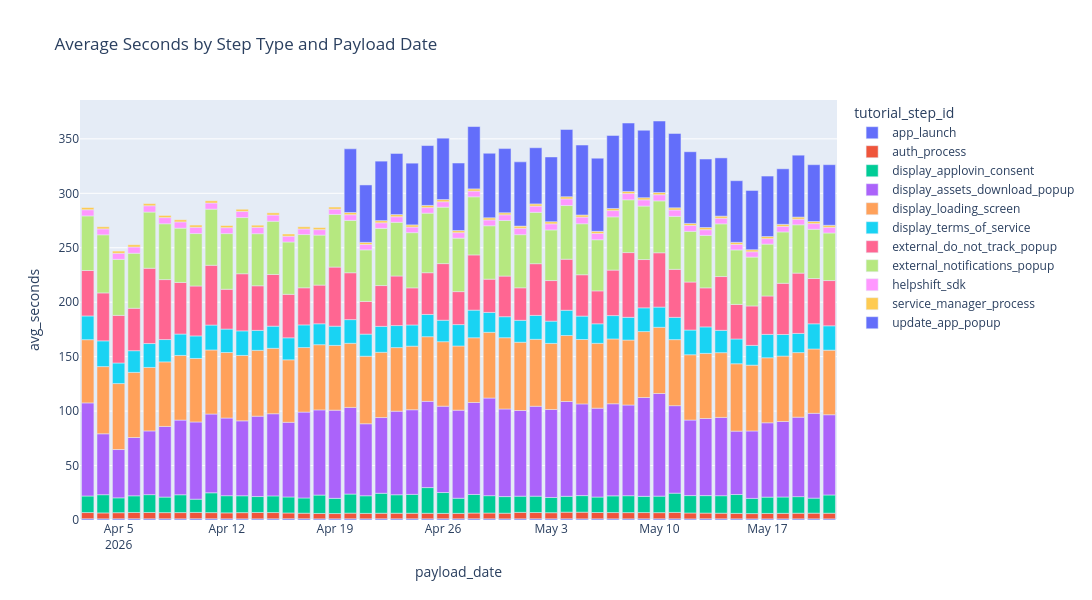

The code cell stored with this chart in its notebook:
### Code cell
fig = px.bar(data_bootstrap_agg, 
              x='payload_date', 
              y='avg_seconds',
              color='tutorial_step_id',
              title='Average Seconds by Step Type and Payload Date',
              width=1200,
              height=600,
              hover_data={'unique_users': True, 'avg_seconds': True, 'payload_date': True, 'tutorial_step_id': True},
)
fig.show()

### Figure 1 — Plotly figure (JSON) as saved in the notebook; plotly's stock layout.template omitted (floating-point values rounded to 4 significant figures)
{"data": [{"customdata": [[93216, "app_launch"], [91764, "app_launch"], [93537, "app_launch"], [95193, "app_launch"], [94373, "app_launch"], [93535, "app_launch"], [93323, "app_launch"], [92665, "app_launch"], [91484, "app_launch"], [93859, "app_launch"], [93242, "app_launch"], [93322, "app_launch"], [92463, "app_launch"], [91152, "app_launch"], [89789, "app_launch"], [88689, "app_launch"], [91038, "app_launch"], [90711, "app_launch"], [90792, "app_launch"], [89903, "app_launch"], [89005, "app_launch"], [87746, "app_launch"], [86453, "app_launch"], [88210, "app_launch"], [88274, "app_launch"], [88047, "app_launch"], [87353, "app_launch"], [86306, "app_launch"], [85000, "app_launch"], [84439, "app_launch"], [87015, "app_launch"], [86809, "app_launch"], [86662, "app_launch"], [86249, "app_launch"], [85986, "app_launch"], [84643, "app_launch"], [83298, "app_launch"], [84921, "app_launch"], [85932, "app_launch"], [85897, "app_launch"], [85537, "app_launch"], [84837, "app_launch"], [83439, "app_launch"], [82169, "app_launch"], [83467, "app_launch"], [83535, "app_launch"], [83147, "app_launch"], [82665, "app_launch"], [81881, "app_launch"]], "hovertemplate": "tutorial_step_id=%{customdata[1]}<br>payload_date=%{x}<br>avg_seconds=%{y}<br>unique_users=%{customdata[0]}<extra></extra>", "legendgroup": "app_launch", "marker": {"color": "#636efa", "pattern": {"shape": ""}}, "name": "app_launch", "orientation": "v", "showlegend": true, "textposition": "auto", "type": "bar", "x": ["2026-04-03", "2026-04-04", "2026-04-05", "2026-04-06", "2026-04-07", "2026-04-08", "2026-04-09", "2026-04-10", "2026-04-11", "2026-04-12", "2026-04-13", "2026-04-14", "2026-04-15", "2026-04-16", "2026-04-17", "2026-04-18", "2026-04-19", "2026-04-20", "2026-04-21", "2026-04-22", "2026-04-23", "2026-04-24", "2026-04-25", "2026-04-26", "2026-04-27", "2026-04-28", "2026-04-29", "2026-04-30", "2026-05-01", "2026-05-02", "2026-05-03", "2026-05-04", "2026-05-05", "2026-05-06", "2026-05-07", "2026-05-08", "2026-05-09", "2026-05-10", "2026-05-11", "2026-05-12", "2026-05-13", "2026-05-14", "2026-05-15", "2026-05-16", "2026-05-17", "2026-05-18", "2026-05-19", "2026-05-20", "2026-05-21"], "xaxis": "x", "y": [1.152, 1.07, 1.133, 1.17, 1.126, 1.124, 1.101, 1.178, 1.156, 1.091, 1.079, 1.068, 1.115, 1.168, 1.135, 1.062, 1.094, 1.136, 1.072, 1.125, 1.101, 1.115, 1.09, 1.128, 1.099, 1.141, 1.098, 1.046, 1.109, 1.135, 1.11, 1.126, 1.051, 1.083, 1.062, 1.068, 1.133, 1.118, 1.114, 1.026, 1.143, 1.097, 1.065, 1.027, 1.041, 1.049, 1.067, 1.064, 1.058], "yaxis": "y"}, {"customdata": [[92597, "auth_process"], [91153, "auth_process"], [92816, "auth_process"], [94503, "auth_process"], [93687, "auth_process"], [92881, "auth_process"], [92671, "auth_process"], [92034, "auth_process"], [90880, "auth_process"], [93243, "auth_process"], [92649, "auth_process"], [92702, "auth_process"], [91859, "auth_process"], [90588, "auth_process"], [89203, "auth_process"], [88106, "auth_process"], [90461, "auth_process"], [90157, "auth_process"], [90224, "auth_process"], [89336, "auth_process"], [88507, "auth_process"], [87173, "auth_process"], [85927, "auth_process"], [87628, "auth_process"], [87726, "auth_process"], [87473, "auth_process"], [86831, "auth_process"], [85796, "auth_process"], [84416, "auth_process"], [83867, "auth_process"], [86463, "auth_process"], [86240, "auth_process"], [86120, "auth_process"], [85749, "auth_process"], [85490, "auth_process"], [84175, "auth_process"], [82819, "auth_process"], [84456, "auth_process"], [85486, "auth_process"], [85478, "auth_process"], [85116, "auth_process"], [84464, "auth_process"], [83069, "auth_process"], [81793, "auth_process"], [83123, "auth_process"], [83237, "auth_process"], [82907, "auth_process"], [82479, "auth_process"], [81809, "auth_process"]], "hovertemplate": "tutorial_step_id=%{customdata[1]}<br>payload_date=%{x}<br>avg_seconds=%{y}<br>unique_users=%{customdata[0]}<extra></extra>", "legendgroup": "auth_process", "marker": {"color": "#EF553B", "pattern": {"shape": ""}}, "name": "auth_process", "orientation": "v", "showlegend": true, "textposition": "auto", "type": "bar", "x": ["2026-04-03", "2026-04-04", "2026-04-05", "2026-04-06", "2026-04-07", "2026-04-08", "2026-04-09", "2026-04-10", "2026-04-11", "2026-04-12", "2026-04-13", "2026-04-14", "2026-04-15", "2026-04-16", "2026-04-17", "2026-04-18", "2026-04-19", "2026-04-20", "2026-04-21", "2026-04-22", "2026-04-23", "2026-04-24", "2026-04-25", "2026-04-26", "2026-04-27", "2026-04-28", "2026-04-29", "2026-04-30", "2026-05-01", "2026-05-02", "2026-05-03", "2026-05-04", "2026-05-05", "2026-05-06", "2026-05-07", "2026-05-08", "2026-05-09", "2026-05-10", "2026-05-11", "2026-05-12", "2026-05-13", "2026-05-14", "2026-05-15", "2026-05-16", "2026-05-17", "2026-05-18", "2026-05-19", "2026-05-20", "2026-05-21"], "xaxis": "x", "y": [5.677, 5.44, 5.59, 5.738, 5.777, 5.664, 5.709, 5.786, 5.618, 5.477, 5.686, 5.858, 5.714, 5.292, 5.117, 4.956, 4.836, 5.162, 4.999, 5.084, 5.129, 5.113, 5.097, 4.955, 4.99, 5.264, 5.312, 5.199, 5.9, 5.72, 5.6, 6.066, 6.13, 5.793, 5.776, 5.725, 5.701, 5.638, 5.855, 5.417, 5.212, 5.148, 5.005, 4.867, 4.995, 5.074, 5.171, 5.208, 5.177], "yaxis": "y"}, {"customdata": [[1894, "display_applovin_consent"], [1751, "display_applovin_consent"], [1948, "display_applovin_consent"], [1717, "display_applovin_consent"], [1575, "display_applovin_consent"], [1503, "display_applovin_consent"], [1499, "display_applovin_consent"], [1536, "display_applovin_consent"], [1425, "display_applovin_consent"], [1643, "display_applovin_consent"], [1594, "display_applovin_consent"], [1624, "display_applovin_consent"], [1397, "display_applovin_consent"], [1401, "display_applovin_consent"], [1377, "display_applovin_consent"], [1409, "display_applovin_consent"], [1567, "display_applovin_consent"], [1500, "display_applovin_consent"], [1419, "display_applovin_consent"], [1349, "display_applovin_consent"], [1414, "display_applovin_consent"], [1509, "display_applovin_consent"], [1583, "display_applovin_consent"], [1587, "display_applovin_consent"], [1399, "display_applovin_consent"], [1335, "display_applovin_consent"], [1266, "display_applovin_consent"], [1367, "display_applovin_consent"], [1486, "display_applovin_consent"], [1549, "display_applovin_consent"], [1763, "display_applovin_consent"], [1487, "display_applovin_consent"], [1585, "display_applovin_consent"], [1596, "display_applovin_consent"], [1572, "display_applovin_consent"], [1438, "display_applovin_consent"], [1406, "display_applovin_consent"], [1542, "display_applovin_consent"], [1477, "display_applovin_consent"], [1463, "display_applovin_consent"], [1338, "display_applovin_consent"], [1394, "display_applovin_consent"], [1222, "display_applovin_consent"], [1262, "display_applovin_consent"], [1338, "display_applovin_consent"], [1254, "display_applovin_consent"], [1303, "display_applovin_consent"], [1180, "display_applovin_consent"], [1187, "display_applovin_consent"]], "hovertemplate": "tutorial_step_id=%{customdata[1]}<br>payload_date=%{x}<br>avg_seconds=%{y}<br>unique_users=%{customdata[0]}<extra></extra>", "legendgroup": "display_applovin_consent", "marker": {"color": "#00cc96", "pattern": {"shape": ""}}, "name": "display_applovin_consent", "orientation": "v", "showlegend": true, "textposition": "auto", "type": "bar", "x": ["2026-04-03", "2026-04-04", "2026-04-05", "2026-04-06", "2026-04-07", "2026-04-08", "2026-04-09", "2026-04-10", "2026-04-11", "2026-04-12", "2026-04-13", "2026-04-14", "2026-04-15", "2026-04-16", "2026-04-17", "2026-04-18", "2026-04-19", "2026-04-20", "2026-04-21", "2026-04-22", "2026-04-23", "2026-04-24", "2026-04-25", "2026-04-26", "2026-04-27", "2026-04-28", "2026-04-29", "2026-04-30", "2026-05-01", "2026-05-02", "2026-05-03", "2026-05-04", "2026-05-05", "2026-05-06", "2026-05-07", "2026-05-08", "2026-05-09", "2026-05-10", "2026-05-11", "2026-05-12", "2026-05-13", "2026-05-14", "2026-05-15", "2026-05-16", "2026-05-17", "2026-05-18", "2026-05-19", "2026-05-20", "2026-05-21"], "xaxis": "x", "y": [15.2, 16.72, 13.63, 15.31, 16.39, 14.27, 16.38, 12.15, 18.22, 15.75, 15.5, 14.6, 15.31, 14.7, 13.99, 16.87, 13.97, 17.53, 16.2, 18.33, 16.95, 17.3, 23.59, 19.15, 13.91, 17.04, 15.94, 15.26, 14.87, 15.04, 13.96, 14.58, 15.21, 14.21, 15.33, 15.52, 14.89, 15.17, 17.68, 15.98, 16.03, 16.07, 17.32, 13.95, 14.99, 15.0, 15.22, 13.81, 16.76], "yaxis": "y"}, {"customdata": [[5468, "display_assets_download_popup"], [78083, "display_assets_download_popup"], [21846, "display_assets_download_popup"], [10982, "display_assets_download_popup"], [7146, "display_assets_download_popup"], [5422, "display_assets_download_popup"], [4765, "display_assets_download_popup"], [4304, "display_assets_download_popup"], [4290, "display_assets_download_popup"], [10915, "display_assets_download_popup"], [8287, "display_assets_download_popup"], [8817, "display_assets_download_popup"], [11411, "display_assets_download_popup"], [7929, "display_assets_download_popup"], [18783, "display_assets_download_popup"], [12598, "display_assets_download_popup"], [9047, "display_assets_download_popup"], [7932, "display_assets_download_popup"], [43359, "display_assets_download_popup"], [14041, "display_assets_download_popup"], [6664, "display_assets_download_popup"], [5290, "display_assets_download_popup"], [4934, "display_assets_download_popup"], [4743, "display_assets_download_popup"], [6997, "display_assets_download_popup"], [9746, "display_assets_download_popup"], [12424, "display_assets_download_popup"], [51278, "display_assets_download_popup"], [21257, "display_assets_download_popup"], [9550, "display_assets_download_popup"], [7634, "display_assets_download_popup"], [5887, "display_assets_download_popup"], [4814, "display_assets_download_popup"], [4215, "display_assets_download_popup"], [3885, "display_assets_download_popup"], [3703, "display_assets_download_popup"], [3562, "display_assets_download_popup"], [3712, "display_assets_download_popup"], [6064, "display_assets_download_popup"], [10125, "display_assets_download_popup"], [11827, "display_assets_download_popup"], [15807, "display_assets_download_popup"], [45605, "display_assets_download_popup"], [15214, "display_assets_download_popup"], [8124, "display_assets_download_popup"], [5916, "display_assets_download_popup"], [4762, "display_assets_download_popup"], [4116, "display_assets_download_popup"], [3597, "display_assets_download_popup"]], "hovertemplate": "tutorial_step_id=%{customdata[1]}<br>payload_date=%{x}<br>avg_seconds=%{y}<br>unique_users=%{customdata[0]}<extra></extra>", "legendgroup": "display_assets_download_popup", "marker": {"color": "#ab63fa", "pattern": {"shape": ""}}, "name": "display_assets_download_popup", "orientation": "v", "showlegend": true, "textposition": "auto", "type": "bar", "x": ["2026-04-03", "2026-04-04", "2026-04-05", "2026-04-06", "2026-04-07", "2026-04-08", "2026-04-09", "2026-04-10", "2026-04-11", "2026-04-12", "2026-04-13", "2026-04-14", "2026-04-15", "2026-04-16", "2026-04-17", "2026-04-18", "2026-04-19", "2026-04-20", "2026-04-21", "2026-04-22", "2026-04-23", "2026-04-24", "2026-04-25", "2026-04-26", "2026-04-27", "2026-04-28", "2026-04-29", "2026-04-30", "2026-05-01", "2026-05-02", "2026-05-03", "2026-05-04", "2026-05-05", "2026-05-06", "2026-05-07", "2026-05-08", "2026-05-09", "2026-05-10", "2026-05-11", "2026-05-12", "2026-05-13", "2026-05-14", "2026-05-15", "2026-05-16", "2026-05-17", "2026-05-18", "2026-05-19", "2026-05-20", "2026-05-21"], "xaxis": "x", "y": [85.51, 55.93, 44.35, 53.53, 58.51, 64.85, 68.54, 70.91, 72.32, 71.32, 68.78, 73.82, 75.45, 68.54, 78.84, 78.22, 80.97, 79.55, 66.11, 69.54, 76.75, 77.72, 79.16, 79.3, 80.87, 84.46, 89.65, 80.44, 78.67, 82.56, 80.83, 87.04, 84.23, 81.6, 84.57, 83.28, 90.77, 94.23, 80.34, 69.35, 70.81, 71.89, 58.21, 61.92, 68.24, 69.36, 72.98, 77.87, 73.69], "yaxis": "y"}, {"customdata": [[91111, "display_loading_screen"], [89607, "display_loading_screen"], [90421, "display_loading_screen"], [92010, "display_loading_screen"], [91404, "display_loading_screen"], [91111, "display_loading_screen"], [90897, "display_loading_screen"], [90244, "display_loading_screen"], [89156, "display_loading_screen"], [91442, "display_loading_screen"], [90838, "display_loading_screen"], [90822, "display_loading_screen"], [90105, "display_loading_screen"], [88846, "display_loading_screen"], [87322, "display_loading_screen"], [86296, "display_loading_screen"], [88605, "display_loading_screen"], [88358, "display_loading_screen"], [87325, "display_loading_screen"], [86701, "display_loading_screen"], [86160, "display_loading_screen"], [85097, "display_loading_screen"], [83784, "display_loading_screen"], [85528, "display_loading_screen"], [85828, "display_loading_screen"], [85416, "display_loading_screen"], [84760, "display_loading_screen"], [82711, "display_loading_screen"], [81147, "display_loading_screen"], [81196, "display_loading_screen"], [84164, "display_loading_screen"], [84197, "display_loading_screen"], [84127, "display_loading_screen"], [83857, "display_loading_screen"], [83696, "display_loading_screen"], [82508, "display_loading_screen"], [81186, "display_loading_screen"], [82793, "display_loading_screen"], [83756, "display_loading_screen"], [83818, "display_loading_screen"], [83406, "display_loading_screen"], [82689, "display_loading_screen"], [80461, "display_loading_screen"], [79409, "display_loading_screen"], [81253, "display_loading_screen"], [81459, "display_loading_screen"], [81132, "display_loading_screen"], [80817, "display_loading_screen"], [80234, "display_loading_screen"]], "hovertemplate": "tutorial_step_id=%{customdata[1]}<br>payload_date=%{x}<br>avg_seconds=%{y}<br>unique_users=%{customdata[0]}<extra></extra>", "legendgroup": "display_loading_screen", "marker": {"color": "#FFA15A", "pattern": {"shape": ""}}, "name": "display_loading_screen", "orientation": "v", "showlegend": true, "textposition": "auto", "type": "bar", "x": ["2026-04-03", "2026-04-04", "2026-04-05", "2026-04-06", "2026-04-07", "2026-04-08", "2026-04-09", "2026-04-10", "2026-04-11", "2026-04-12", "2026-04-13", "2026-04-14", "2026-04-15", "2026-04-16", "2026-04-17", "2026-04-18", "2026-04-19", "2026-04-20", "2026-04-21", "2026-04-22", "2026-04-23", "2026-04-24", "2026-04-25", "2026-04-26", "2026-04-27", "2026-04-28", "2026-04-29", "2026-04-30", "2026-05-01", "2026-05-02", "2026-05-03", "2026-05-04", "2026-05-05", "2026-05-06", "2026-05-07", "2026-05-08", "2026-05-09", "2026-05-10", "2026-05-11", "2026-05-12", "2026-05-13", "2026-05-14", "2026-05-15", "2026-05-16", "2026-05-17", "2026-05-18", "2026-05-19", "2026-05-20", "2026-05-21"], "xaxis": "x", "y": [58.04, 61.72, 60.58, 59.79, 58.31, 59.29, 59.37, 58.34, 58.83, 60.17, 60.07, 60.45, 60.08, 57.4, 59.27, 59.87, 59.47, 58.88, 62.0, 59.91, 58.4, 58.37, 59.39, 59.2, 58.93, 59.44, 60.35, 65.45, 62.69, 61.45, 60.67, 60.6, 59.13, 59.54, 59.5, 59.64, 60.54, 60.8, 60.64, 59.98, 59.8, 59.45, 61.89, 60.42, 59.7, 60.04, 59.29, 59.1, 59.31], "yaxis": "y"}, {"customdata": [[906, "display_terms_of_service"], [818, "display_terms_of_service"], [924, "display_terms_of_service"], [829, "display_terms_of_service"], [695, "display_terms_of_service"], [666, "display_terms_of_service"], [665, "display_terms_of_service"], [662, "display_terms_of_service"], [632, "display_terms_of_service"], [734, "display_terms_of_service"], [705, "display_terms_of_service"], [687, "display_terms_of_service"], [622, "display_terms_of_service"], [586, "display_terms_of_service"], [599, "display_terms_of_service"], [597, "display_terms_of_service"], [683, "display_terms_of_service"], [636, "display_terms_of_service"], [664, "display_terms_of_service"], [596, "display_terms_of_service"], [598, "display_terms_of_service"], [605, "display_terms_of_service"], [586, "display_terms_of_service"], [659, "display_terms_of_service"], [649, "display_terms_of_service"], [600, "display_terms_of_service"], [563, "display_terms_of_service"], [634, "display_terms_of_service"], [711, "display_terms_of_service"], [715, "display_terms_of_service"], [838, "display_terms_of_service"], [742, "display_terms_of_service"], [733, "display_terms_of_service"], [723, "display_terms_of_service"], [709, "display_terms_of_service"], [706, "display_terms_of_service"], [651, "display_terms_of_service"], [747, "display_terms_of_service"], [703, "display_terms_of_service"], [662, "display_terms_of_service"], [620, "display_terms_of_service"], [659, "display_terms_of_service"], [600, "display_terms_of_service"], [620, "display_terms_of_service"], [685, "display_terms_of_service"], [580, "display_terms_of_service"], [571, "display_terms_of_service"], [567, "display_terms_of_service"], [574, "display_terms_of_service"]], "hovertemplate": "tutorial_step_id=%{customdata[1]}<br>payload_date=%{x}<br>avg_seconds=%{y}<br>unique_users=%{customdata[0]}<extra></extra>", "legendgroup": "display_terms_of_service", "marker": {"color": "#19d3f3", "pattern": {"shape": ""}}, "name": "display_terms_of_service", "orientation": "v", "showlegend": true, "textposition": "auto", "type": "bar", "x": ["2026-04-03", "2026-04-04", "2026-04-05", "2026-04-06", "2026-04-07", "2026-04-08", "2026-04-09", "2026-04-10", "2026-04-11", "2026-04-12", "2026-04-13", "2026-04-14", "2026-04-15", "2026-04-16", "2026-04-17", "2026-04-18", "2026-04-19", "2026-04-20", "2026-04-21", "2026-04-22", "2026-04-23", "2026-04-24", "2026-04-25", "2026-04-26", "2026-04-27", "2026-04-28", "2026-04-29", "2026-04-30", "2026-05-01", "2026-05-02", "2026-05-03", "2026-05-04", "2026-05-05", "2026-05-06", "2026-05-07", "2026-05-08", "2026-05-09", "2026-05-10", "2026-05-11", "2026-05-12", "2026-05-13", "2026-05-14", "2026-05-15", "2026-05-16", "2026-05-17", "2026-05-18", "2026-05-19", "2026-05-20", "2026-05-21"], "xaxis": "x", "y": [21.81, 23.63, 18.89, 19.91, 21.92, 20.51, 19.66, 20.67, 22.89, 21.52, 22.54, 18.33, 20.33, 20.21, 20.81, 19.2, 17.64, 21.75, 20.31, 23.81, 20.21, 19.47, 20.43, 19.71, 19.65, 25.37, 18.29, 19.3, 20.15, 21.97, 20.45, 23.2, 21.5, 17.95, 21.46, 20.87, 21.8, 18.55, 20.46, 22.69, 24.33, 20.51, 22.74, 18.14, 21.48, 19.83, 17.6, 23.13, 22.35], "yaxis": "y"}, {"customdata": [[70, "external_do_not_track_popup"], [65, "external_do_not_track_popup"], [72, "external_do_not_track_popup"], [64, "external_do_not_track_popup"], [56, "external_do_not_track_popup"], [62, "external_do_not_track_popup"], [71, "external_do_not_track_popup"], [53, "external_do_not_track_popup"], [70, "external_do_not_track_popup"], [62, "external_do_not_track_popup"], [69, "external_do_not_track_popup"], [58, "external_do_not_track_popup"], [48, "external_do_not_track_popup"], [53, "external_do_not_track_popup"], [56, "external_do_not_track_popup"], [62, "external_do_not_track_popup"], [62, "external_do_not_track_popup"], [64, "external_do_not_track_popup"], [62, "external_do_not_track_popup"], [51, "external_do_not_track_popup"], [42, "external_do_not_track_popup"], [52, "external_do_not_track_popup"], [68, "external_do_not_track_popup"], [72, "external_do_not_track_popup"], [64, "external_do_not_track_popup"], [51, "external_do_not_track_popup"], [60, "external_do_not_track_popup"], [61, "external_do_not_track_popup"], [65, "external_do_not_track_popup"], [84, "external_do_not_track_popup"], [82, "external_do_not_track_popup"], [53, "external_do_not_track_popup"], [70, "external_do_not_track_popup"], [75, "external_do_not_track_popup"], [55, "external_do_not_track_popup"], [58, "external_do_not_track_popup"], [74, "external_do_not_track_popup"], [80, "external_do_not_track_popup"], [67, "external_do_not_track_popup"], [62, "external_do_not_track_popup"], [61, "external_do_not_track_popup"], [70, "external_do_not_track_popup"], [52, "external_do_not_track_popup"], [45, "external_do_not_track_popup"], [74, "external_do_not_track_popup"], [41, "external_do_not_track_popup"], [52, "external_do_not_track_popup"], [60, "external_do_not_track_popup"], [61, "external_do_not_track_popup"]], "hovertemplate": "tutorial_step_id=%{customdata[1]}<br>payload_date=%{x}<br>avg_seconds=%{y}<br>unique_users=%{customdata[0]}<extra></extra>", "legendgroup": "external_do_not_track_popup", "marker": {"color": "#FF6692", "pattern": {"shape": ""}}, "name": "external_do_not_track_popup", "orientation": "v", "showlegend": true, "textposition": "auto", "type": "bar", "x": ["2026-04-03", "2026-04-04", "2026-04-05", "2026-04-06", "2026-04-07", "2026-04-08", "2026-04-09", "2026-04-10", "2026-04-11", "2026-04-12", "2026-04-13", "2026-04-14", "2026-04-15", "2026-04-16", "2026-04-17", "2026-04-18", "2026-04-19", "2026-04-20", "2026-04-21", "2026-04-22", "2026-04-23", "2026-04-24", "2026-04-25", "2026-04-26", "2026-04-27", "2026-04-28", "2026-04-29", "2026-04-30", "2026-05-01", "2026-05-02", "2026-05-03", "2026-05-04", "2026-05-05", "2026-05-06", "2026-05-07", "2026-05-08", "2026-05-09", "2026-05-10", "2026-05-11", "2026-05-12", "2026-05-13", "2026-05-14", "2026-05-15", "2026-05-16", "2026-05-17", "2026-05-18", "2026-05-19", "2026-05-20", "2026-05-21"], "xaxis": "x", "y": [41.73, 44.02, 43.7, 38.97, 69.14, 55.07, 47.37, 45.85, 54.87, 36.57, 52.47, 40.96, 47.47, 39.92, 34.08, 35.53, 54.29, 43.04, 30.0, 37.47, 45.53, 34.07, 38.33, 51.98, 30.28, 50.69, 30.52, 37.3, 29.83, 47.48, 37.27, 46.87, 37.96, 30.21, 41.78, 59.45, 44.35, 49.88, 44.09, 44.08, 35.84, 49.41, 31.71, 36.24, 35.27, 47.02, 55.38, 41.57, 41.55], "yaxis": "y"}, {"customdata": [[3434, "external_notifications_popup"], [3134, "external_notifications_popup"], [3241, "external_notifications_popup"], [2868, "external_notifications_popup"], [2554, "external_notifications_popup"], [2484, "external_notifications_popup"], [2372, "external_notifications_popup"], [2310, "external_notifications_popup"], [2387, "external_notifications_popup"], [2623, "external_notifications_popup"], [2343, "external_notifications_popup"], [2309, "external_notifications_popup"], [2051, "external_notifications_popup"], [2002, "external_notifications_popup"], [1972, "external_notifications_popup"], [2070, "external_notifications_popup"], [2309, "external_notifications_popup"], [2074, "external_notifications_popup"], [1933, "external_notifications_popup"], [1856, "external_notifications_popup"], [1850, "external_notifications_popup"], [1964, "external_notifications_popup"], [2109, "external_notifications_popup"], [2109, "external_notifications_popup"], [1902, "external_notifications_popup"], [1789, "external_notifications_popup"], [1697, "external_notifications_popup"], [1719, "external_notifications_popup"], [1837, "external_notifications_popup"], [1957, "external_notifications_popup"], [2266, "external_notifications_popup"], [1842, "external_notifications_popup"], [1944, "external_notifications_popup"], [1869, "external_notifications_popup"], [1881, "external_notifications_popup"], [1782, "external_notifications_popup"], [1780, "external_notifications_popup"], [1912, "external_notifications_popup"], [1764, "external_notifications_popup"], [1747, "external_notifications_popup"], [1646, "external_notifications_popup"], [1690, "external_notifications_popup"], [1477, "external_notifications_popup"], [1632, "external_notifications_popup"], [1671, "external_notifications_popup"], [1529, "external_notifications_popup"], [1588, "external_notifications_popup"], [1463, "external_notifications_popup"], [1406, "external_notifications_popup"]], "hovertemplate": "tutorial_step_id=%{customdata[1]}<br>payload_date=%{x}<br>avg_seconds=%{y}<br>unique_users=%{customdata[0]}<extra></extra>", "legendgroup": "external_notifications_popup", "marker": {"color": "#B6E880", "pattern": {"shape": ""}}, "name": "external_notifications_popup", "orientation": "v", "showlegend": true, "textposition": "auto", "type": "bar", "x": ["2026-04-03", "2026-04-04", "2026-04-05", "2026-04-06", "2026-04-07", "2026-04-08", "2026-04-09", "2026-04-10", "2026-04-11", "2026-04-12", "2026-04-13", "2026-04-14", "2026-04-15", "2026-04-16", "2026-04-17", "2026-04-18", "2026-04-19", "2026-04-20", "2026-04-21", "2026-04-22", "2026-04-23", "2026-04-24", "2026-04-25", "2026-04-26", "2026-04-27", "2026-04-28", "2026-04-29", "2026-04-30", "2026-05-01", "2026-05-02", "2026-05-03", "2026-05-04", "2026-05-05", "2026-05-06", "2026-05-07", "2026-05-08", "2026-05-09", "2026-05-10", "2026-05-11", "2026-05-12", "2026-05-13", "2026-05-14", "2026-05-15", "2026-05-16", "2026-05-17", "2026-05-18", "2026-05-19", "2026-05-20", "2026-05-21"], "xaxis": "x", "y": [50.11, 53.36, 51.44, 50.51, 51.61, 51.25, 49.87, 48.14, 51.55, 51.09, 51.6, 47.82, 48.85, 48.07, 48.87, 45.92, 48.32, 48.06, 47.35, 52.54, 49.3, 50.7, 54.68, 51.86, 49.11, 53.36, 49.05, 51.05, 48.81, 47.17, 46.48, 49.3, 46.82, 46.95, 48.87, 48.46, 49.11, 47.64, 48.65, 46.53, 48.17, 48.37, 50.06, 44.88, 47.64, 47.15, 44.39, 45.22, 43.67], "yaxis": "y"}, {"customdata": [[92562, "helpshift_sdk"], [91115, "helpshift_sdk"], [92778, "helpshift_sdk"], [94440, "helpshift_sdk"], [93626, "helpshift_sdk"], [92821, "helpshift_sdk"], [92610, "helpshift_sdk"], [91963, "helpshift_sdk"], [90812, "helpshift_sdk"], [93181, "helpshift_sdk"], [92574, "helpshift_sdk"], [92649, "helpshift_sdk"], [91796, "helpshift_sdk"], [90528, "helpshift_sdk"], [89145, "helpshift_sdk"], [88053, "helpshift_sdk"], [90388, "helpshift_sdk"], [90090, "helpshift_sdk"], [90163, "helpshift_sdk"], [89246, "helpshift_sdk"], [88434, "helpshift_sdk"], [87097, "helpshift_sdk"], [85847, "helpshift_sdk"], [87544, "helpshift_sdk"], [87648, "helpshift_sdk"], [87371, "helpshift_sdk"], [86750, "helpshift_sdk"], [85709, "helpshift_sdk"], [84298, "helpshift_sdk"], [83759, "helpshift_sdk"], [86370, "helpshift_sdk"], [86150, "helpshift_sdk"], [86012, "helpshift_sdk"], [85661, "helpshift_sdk"], [85410, "helpshift_sdk"], [84091, "helpshift_sdk"], [82723, "helpshift_sdk"], [84349, "helpshift_sdk"], [85388, "helpshift_sdk"], [85372, "helpshift_sdk"], [85019, "helpshift_sdk"], [84347, "helpshift_sdk"], [82943, "helpshift_sdk"], [81664, "helpshift_sdk"], [82992, "helpshift_sdk"], [83112, "helpshift_sdk"], [82762, "helpshift_sdk"], [82302, "helpshift_sdk"], [81626, "helpshift_sdk"]], "hovertemplate": "tutorial_step_id=%{customdata[1]}<br>payload_date=%{x}<br>avg_seconds=%{y}<br>unique_users=%{customdata[0]}<extra></extra>", "legendgroup": "helpshift_sdk", "marker": {"color": "#FF97FF", "pattern": {"shape": ""}}, "name": "helpshift_sdk", "orientation": "v", "showlegend": true, "textposition": "auto", "type": "bar", "x": ["2026-04-03", "2026-04-04", "2026-04-05", "2026-04-06", "2026-04-07", "2026-04-08", "2026-04-09", "2026-04-10", "2026-04-11", "2026-04-12", "2026-04-13", "2026-04-14", "2026-04-15", "2026-04-16", "2026-04-17", "2026-04-18", "2026-04-19", "2026-04-20", "2026-04-21", "2026-04-22", "2026-04-23", "2026-04-24", "2026-04-25", "2026-04-26", "2026-04-27", "2026-04-28", "2026-04-29", "2026-04-30", "2026-05-01", "2026-05-02", "2026-05-03", "2026-05-04", "2026-05-05", "2026-05-06", "2026-05-07", "2026-05-08", "2026-05-09", "2026-05-10", "2026-05-11", "2026-05-12", "2026-05-13", "2026-05-14", "2026-05-15", "2026-05-16", "2026-05-17", "2026-05-18", "2026-05-19", "2026-05-20", "2026-05-21"], "xaxis": "x", "y": [5.677, 5.443, 5.589, 5.737, 5.789, 5.673, 5.722, 5.78, 5.647, 5.455, 5.676, 5.848, 5.738, 5.305, 5.133, 4.977, 4.846, 5.227, 4.968, 5.092, 5.116, 5.128, 5.095, 4.955, 5.005, 5.276, 5.317, 5.215, 5.865, 5.725, 5.571, 6.048, 6.112, 5.771, 5.775, 5.724, 5.7, 5.666, 5.835, 5.407, 5.227, 5.167, 5.028, 4.859, 5.019, 5.079, 5.135, 5.193, 5.168], "yaxis": "y"}, {"customdata": [[93208, "service_manager_process"], [91759, "service_manager_process"], [93521, "service_manager_process"], [95170, "service_manager_process"], [94363, "service_manager_process"], [93517, "service_manager_process"], [93315, "service_manager_process"], [92652, "service_manager_process"], [91468, "service_manager_process"], [93846, "service_manager_process"], [93226, "service_manager_process"], [93313, "service_manager_process"], [92444, "service_manager_process"], [91136, "service_manager_process"], [89769, "service_manager_process"], [88680, "service_manager_process"], [91028, "service_manager_process"], [90692, "service_manager_process"], [90771, "service_manager_process"], [89886, "service_manager_process"], [88994, "service_manager_process"], [87728, "service_manager_process"], [86434, "service_manager_process"], [88193, "service_manager_process"], [88256, "service_manager_process"], [88031, "service_manager_process"], [87329, "service_manager_process"], [86287, "service_manager_process"], [84980, "service_manager_process"], [84419, "service_manager_process"], [86998, "service_manager_process"], [86790, "service_manager_process"], [86642, "service_manager_process"], [86224, "service_manager_process"], [85968, "service_manager_process"], [84620, "service_manager_process"], [83277, "service_manager_process"], [84893, "service_manager_process"], [85912, "service_manager_process"], [85880, "service_manager_process"], [85519, "service_manager_process"], [84819, "service_manager_process"], [83411, "service_manager_process"], [82145, "service_manager_process"], [83436, "service_manager_process"], [83508, "service_manager_process"], [83121, "service_manager_process"], [82646, "service_manager_process"], [81863, "service_manager_process"]], "hovertemplate": "tutorial_step_id=%{customdata[1]}<br>payload_date=%{x}<br>avg_seconds=%{y}<br>unique_users=%{customdata[0]}<extra></extra>", "legendgroup": "service_manager_process", "marker": {"color": "#FECB52", "pattern": {"shape": ""}}, "name": "service_manager_process", "orientation": "v", "showlegend": true, "textposition": "auto", "type": "bar", "x": ["2026-04-03", "2026-04-04", "2026-04-05", "2026-04-06", "2026-04-07", "2026-04-08", "2026-04-09", "2026-04-10", "2026-04-11", "2026-04-12", "2026-04-13", "2026-04-14", "2026-04-15", "2026-04-16", "2026-04-17", "2026-04-18", "2026-04-19", "2026-04-20", "2026-04-21", "2026-04-22", "2026-04-23", "2026-04-24", "2026-04-25", "2026-04-26", "2026-04-27", "2026-04-28", "2026-04-29", "2026-04-30", "2026-05-01", "2026-05-02", "2026-05-03", "2026-05-04", "2026-05-05", "2026-05-06", "2026-05-07", "2026-05-08", "2026-05-09", "2026-05-10", "2026-05-11", "2026-05-12", "2026-05-13", "2026-05-14", "2026-05-15", "2026-05-16", "2026-05-17", "2026-05-18", "2026-05-19", "2026-05-20", "2026-05-21"], "xaxis": "x", "y": [2.044, 1.943, 2.004, 2.082, 1.985, 1.975, 1.975, 2.026, 2.027, 1.966, 1.944, 1.957, 1.989, 2.021, 2.019, 1.904, 1.941, 2.006, 1.91, 1.996, 1.972, 2.017, 2.03, 2.008, 1.929, 2.012, 1.979, 1.871, 1.98, 2.008, 2.035, 2.031, 1.915, 1.969, 1.949, 1.942, 2.011, 2.007, 1.974, 1.871, 2.006, 1.932, 1.934, 1.869, 1.931, 1.903, 1.94, 1.939, 1.902], "yaxis": "y"}, {"customdata": [[1, "update_app_popup"], [2264, "update_app_popup"], [1272, "update_app_popup"], [873, "update_app_popup"], [697, "update_app_popup"], [605, "update_app_popup"], [545, "update_app_popup"], [520, "update_app_popup"], [449, "update_app_popup"], [426, "update_app_popup"], [3666, "update_app_popup"], [2603, "update_app_popup"], [1376, "update_app_popup"], [919, "update_app_popup"], [737, "update_app_popup"], [664, "update_app_popup"], [593, "update_app_popup"], [542, "update_app_popup"], [509, "update_app_popup"], [472, "update_app_popup"], [422, "update_app_popup"], [415, "update_app_popup"], [388, "update_app_popup"], [369, "update_app_popup"], [333, "update_app_popup"], [2639, "update_app_popup"], [1563, "update_app_popup"], [1068, "update_app_popup"], [845, "update_app_popup"], [738, "update_app_popup"], [699, "update_app_popup"], [608, "update_app_popup"]], "hovertemplate": "tutorial_step_id=%{customdata[1]}<br>payload_date=%{x}<br>avg_seconds=%{y}<br>unique_users=%{customdata[0]}<extra></extra>", "legendgroup": "update_app_popup", "marker": {"color": "#636efa", "pattern": {"shape": ""}}, "name": "update_app_popup", "orientation": "v", "showlegend": true, "textposition": "auto", "type": "bar", "x": ["2026-04-20", "2026-04-21", "2026-04-22", "2026-04-23", "2026-04-24", "2026-04-25", "2026-04-26", "2026-04-27", "2026-04-28", "2026-04-29", "2026-04-30", "2026-05-01", "2026-05-02", "2026-05-03", "2026-05-04", "2026-05-05", "2026-05-06", "2026-05-07", "2026-05-08", "2026-05-09", "2026-05-10", "2026-05-11", "2026-05-12", "2026-05-13", "2026-05-14", "2026-05-15", "2026-05-16", "2026-05-17", "2026-05-18", "2026-05-19", "2026-05-20", "2026-05-21"], "xaxis": "x", "y": [58.5, 52.74, 54.63, 56.13, 56.67, 54.95, 56.38, 62.03, 57.22, 59.28, 58.92, 59.01, 51.58, 59.41, 61.78, 64.25, 67.18, 67.04, 62.84, 61.92, 65.69, 68.32, 65.85, 62.91, 53.48, 56.61, 54.43, 55.55, 51.0, 56.83, 52.17, 55.66], "yaxis": "y"}], "layout": {"barmode": "relative", "height": 600, "legend": {"title": {"text": "tutorial_step_id"}, "tracegroupgap": 0}, "title": {"text": "Average Seconds by Step Type and Payload Date"}, "width": 1200, "xaxis": {"anchor": "y", "domain": [0, 1], "title": {"text": "payload_date"}}, "yaxis": {"anchor": "x", "domain": [0, 1], "title": {"text": "avg_seconds"}}}}
